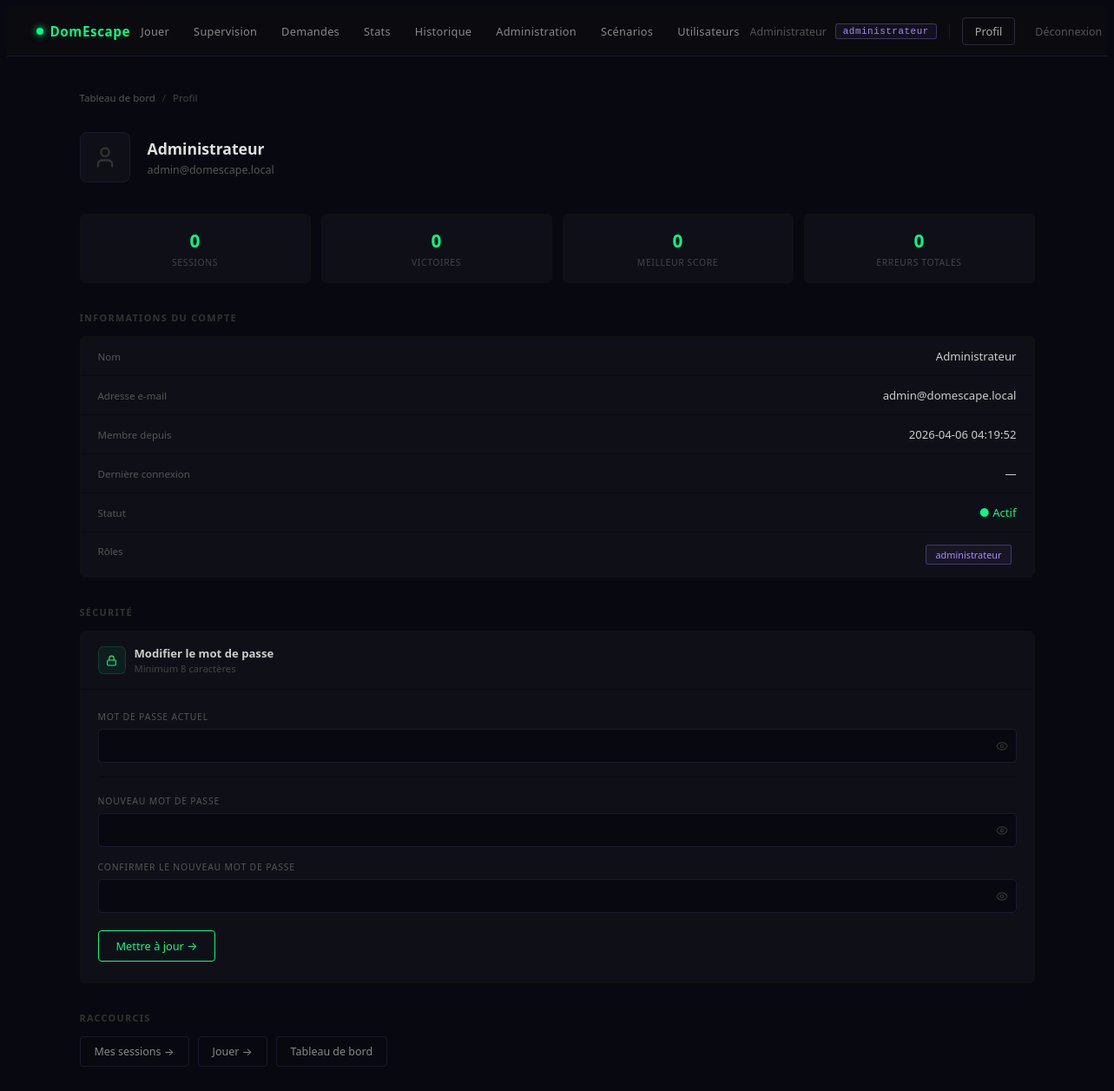
The page /public/profil.php (signed in) on the database its author committed.
### tables this page shows
CREATE TABLE utilisateur (
    id                 INT UNSIGNED AUTO_INCREMENT PRIMARY KEY,
    nom                VARCHAR(100) NOT NULL,
    email              VARCHAR(255) NOT NULL UNIQUE,
    mot_de_passe       VARCHAR(255) NOT NULL,    
    actif              TINYINT(1)   NOT NULL DEFAULT 1,
    cree_le            DATETIME     NOT NULL DEFAULT CURRENT_TIMESTAMP,
    derniere_connexion DATETIME     NULL
);

### core/Auth.php (called while the page is built, shortened)
<?php
require_once __DIR__ . '/../config/database.php';
require_once __DIR__ . '/UserRepository.php';
class Auth
{
    public static function check(): bool
    {
        return isset($_SESSION['user_id']);
    }
    public static function user(): ?array
    {
        return [
            'id'    => $_SESSION['user_id'],
            'nom'   => $_SESSION['user_nom'],
            'email' => $_SESSION['user_email'],
        ];
    }
    public static function roles(): array
    {
        return $_SESSION['user_roles'] ?? [];
    }
    public static function buildHierarchy(array $assignedRoles): array
    {
        $all = $assignedRoles;
        foreach ($assignedRoles as $role) {
            if (isset(ROLE_HIERARCHY[$role])) {
                foreach (ROLE_HIERARCHY[$role] as $inherited) {
                    if (!in_array($inherited, $all, true)) {
                        $all[] = $inherited;
                    }
                }
            }
        }
        return $all;
    }
}

### core/UserRepository.php (called while the page is built, shortened)
<?php
require_once __DIR__ . '/../config/database.php';
class UserRepository
{
    private PDO $db;
    public function __construct()
    {
        $this->db = getDB();
    }
    public function findById(int $id): ?array
    {
        $stmt = $this->db->prepare(
            'SELECT id, nom, email, mot_de_passe, actif, cree_le, derniere_connexion FROM utilisateur WHERE id = ? LIMIT 1'
        );
        $stmt->execute([$id]);
        $row = $stmt->fetch();
        return $row ?: null;
    }
    public function getRoles(int $userId): array
    {
        $stmt = $this->db->prepare(
            'SELECT r.nom FROM role r
             JOIN utilisateur_role ur ON ur.id_role = r.id
             WHERE ur.id_utilisateur = ?'
        );
        $stmt->execute([$userId]);
        return $stmt->fetchAll(PDO::FETCH_COLUMN);
    }
}

### config/database.php (called while the page is built, shortened)
<?php
function getDB(): PDO
{
    static $pdo = null;
    if ($pdo === null) {
        try {
            $dsn = sprintf(
                'mysql:host=%s;dbname=%s;charset=%s',
                DB_HOST, DB_NAME, DB_CHARSET
            );
            $pdo = new PDO($dsn, DB_USER, DB_PASS, [
                PDO::ATTR_ERRMODE            => PDO::ERRMODE_EXCEPTION,
                PDO::ATTR_DEFAULT_FETCH_MODE => PDO::FETCH_ASSOC,
                PDO::ATTR_EMULATE_PREPARES   => false,
            ]);
        } catch (PDOException $e) {
            _renderDbError();
        }
    }
    return $pdo;
}

### public/profil.php (the view, shortened to what this page needs)
<?php
require_once __DIR__ . '/../core/UserRepository.php';
require_once __DIR__ . '/../config/database.php';
$user     = Auth::user();
$repo     = new UserRepository();
$userInfo = $repo->findById($user['id']);
$roles    = $repo->getRoles($user['id']);
$pdo      = getDB();
$stats = $pdo->prepare("
    SELECT
        COUNT(*)                               AS total,
        SUM(statut_session = 'gagnee')         AS victoires,
        MAX(score)                             AS meilleur_score,
        COALESCE(SUM(nb_erreurs), 0)           AS total_erreurs,
        COALESCE(MIN(duree_secondes), 0)       AS meilleur_temps
    FROM session se
    JOIN equipe e ON se.id_equipe = e.id_equipe
    WHERE e.id_utilisateur = ?
");
$stats->execute([$user['id']]);
$st = $stats->fetch();
?>
<!DOCTYPE html>
<html lang="fr">
<head>
    <link rel="stylesheet" href="/domescape/assets/css/components.css">
</head>
<body>
<?php require_once __DIR__ . '/../partials/nav.php'; ?>
<div class="page-wrap">
  <div class="breadcrumb-row">
    <a href="/domescape/public/tableau-de-bord.php">Tableau de bord</a>
    <span class="breadcrumb-sep">/</span>
    <span>Profil</span>
  </div>
  <div class="profile-head">
    <div class="profile-avatar"><i data-lucide="user" style="width:28px;height:28px;"></i></div>
    <div class="profile-head-info">
      <div class="profile-head-name"><?= htmlspecialchars($userInfo['nom'], ENT_QUOTES, 'UTF-8') ?></div>
      <div class="profile-head-email"><?= htmlspecialchars($userInfo['email'], ENT_QUOTES, 'UTF-8') ?></div>
    </div>
  </div>
  <div class="stats-row">
    <div class="stat-box">
      <div class="stat-value"><?= (int)$st['total'] ?></div>
      <div class="stat-label">Sessions</div>
    </div>
    <div class="stat-box">
      <div class="stat-value"><?= (int)$st['victoires'] ?></div>
      <div class="stat-label">Victoires</div>
    </div>
    <div class="stat-box">
      <div class="stat-value"><?= $st['meilleur_score'] ?? 0 ?></div>
      <div class="stat-label">Meilleur score</div>
    </div>
    <div class="stat-box">
      <div class="stat-value"><?= (int)$st['total_erreurs'] ?></div>
      <div class="stat-label">Erreurs totales</div>
    </div>
  </div>
  <div class="section-label">Informations du compte</div>
  <div class="info-card">
    <div class="info-row">
      <span class="info-label">Nom</span>
      <span class="info-value"><?= htmlspecialchars($userInfo['nom'], ENT_QUOTES, 'UTF-8') ?></span>
    </div>
    <div class="info-row">
      <span class="info-label">Adresse e-mail</span>
      <span class="info-value"><?= htmlspecialchars($userInfo['email'], ENT_QUOTES, 'UTF-8') ?></span>
    </div>
    <div class="info-row">
      <span class="info-label">Membre depuis</span>
      <span class="info-value"><?= htmlspecialchars($userInfo['cree_le'], ENT_QUOTES, 'UTF-8') ?></span>
    </div>
    <div class="info-row">
      <span class="info-label">Dernière connexion</span>
      <span class="info-value">
        <?= $userInfo['derniere_connexion']
            ? htmlspecialchars($userInfo['derniere_connexion'], ENT_QUOTES, 'UTF-8')
            : '—' ?>
      </span>
    </div>
    <div class="info-row">
      <span class="info-label">Statut</span>
      <span class="info-value" style="color:<?= $userInfo['actif'] ? '#00ff88' : '#ff4444' ?>">
        <?= $userInfo['actif'] ? '● Actif' : '● Désactivé' ?>
      </span>
    </div>
    <div class="info-row" style="align-items:flex-start; padding-top:14px; padding-bottom:14px;">
      <span class="info-label">Rôles</span>
      <span style="display:flex; gap:6px; flex-wrap:wrap;">
        <?php if (empty($roles)): ?>
          <span style="color:#333; font-size:.78rem;">—</span>
        <?php else: ?>
          <?php foreach ($roles as $r): ?>
            <span class="badge-role badge-<?= htmlspecialchars($r, ENT_QUOTES, 'UTF-8') ?>">
              <?= htmlspecialchars($r, ENT_QUOTES, 'UTF-8') ?>
            </span>
          <?php endforeach; ?>
        <?php endif; ?>
      </span>
    </div>
  </div>
  <div class="section-label" style="margin-top:32px;">Sécurité</div>
  <div class="pw-card">
    <div class="pw-card-head">
      <div class="pw-card-head-icon">
        <i data-lucide="lock" style="width:13px;height:13px;color:#00ff88;"></i>
      </div>
      <div>
        <div class="pw-card-head-title">Modifier le mot de passe</div>
        <div class="pw-card-head-sub">Minimum 8 caractères</div>
      </div>
    </div>
    <div class="pw-card-body">
      <form method="post" action="">
        <div class="pw-field">
          <label for="current_password">Mot de passe actuel</label>
          <div class="pw-input-wrap">
            <input type="password" id="current_password" name="current_password" class="pw-input" required autocomplete="current-password">
            <button type="button" class="pw-toggle" onclick="togglePw('current_password', this)" tabindex="-1">
              <i data-lucide="eye" style="width:14px;height:14px;"></i>
            </button>
          </div>
        </div>
        <div class="pw-divider"></div>
        <div class="pw-field">
          <label for="new_password">Nouveau mot de passe</label>
          <div class="pw-input-wrap">
            <input type="password" id="new_password" name="new_password" class="pw-input" required autocomplete="new-password" oninput="checkStrength(this.value); checkMatch();">
            <button type="button" class="pw-toggle" onclick="togglePw('new_password', this)" tabindex="-1">
              <i data-lucide="eye" style="width:14px;height:14px;"></i>
            </button>
          </div>
        </div>
        <div class="pw-field" style="margin-bottom:20px;">
          <label for="confirm_password">Confirmer le nouveau mot de passe</label>
          <div class="pw-input-wrap">
            <input type="password" id="confirm_password" name="confirm_password" class="pw-input" required autocomplete="new-password" oninput="checkMatch();">
            <button type="button" class="pw-toggle" onclick="togglePw('confirm_password', this)" tabindex="-1">
              <i data-lucide="eye" style="width:14px;height:14px;"></i>
            </button>
          </div>
        </div>
        <button type="submit" class="btn-save">Mettre à jour →</button>
      </form>
    </div>
  </div>
  <div class="section-label" style="margin-top:32px;">Raccourcis</div>
  <div class="quick-links">
    <a href="/domescape/public/mes-sessions.php" class="quick-link">Mes sessions →</a>
    <a href="/domescape/public/index.php" class="quick-link">Jouer →</a>
    <a href="/domescape/public/tableau-de-bord.php" class="quick-link">Tableau de bord</a>
  </div>
</div>
</body>
</html>

### partials/nav.php (shortened to what this page needs)
<?php
$_nav_user    = Auth::user();
$_nav_roles   = Auth::buildHierarchy(Auth::roles());
$_nav_isAdmin = in_array(ROLE_ADMINISTRATEUR, $_nav_roles, true);
$_nav_isSuperv= in_array(ROLE_SUPERVISEUR,    $_nav_roles, true);
$_nav_uri     = $_SERVER['REQUEST_URI'] ?? '';
function nav_active(string $path): string {
    global $_nav_uri;
    return (strpos($_nav_uri, $path) !== false) ? 'nav-active' : '';
}
?>
<nav class="dn-nav">
  <div class="dn-nav-inner">
    <a href="/domescape/public/<?= $_nav_user ? 'tableau-de-bord.php' : 'connexion.php' ?>" class="dn-brand">
      <span class="dn-brand-dot"></span>DomEscape
    </a>
    <div class="dn-links">
      <?php if ($_nav_user): ?>
        <a href="/domescape/public/index.php"
           class="<?= nav_active('index.php') ?>">Jouer</a>
        <?php if ($_nav_isSuperv): ?>
          <a href="/domescape/public/gamemaster.php"
             class="<?= nav_active('gamemaster.php') ?>">Supervision</a>
          <a href="/domescape/public/demandes.php"
             class="<?= nav_active('demandes.php') ?>">Demandes</a>
          <a href="/domescape/public/stats.php"
             class="<?= nav_active('stats.php') ?>">Stats</a>
          <a href="/domescape/public/historique.php"
             class="<?= nav_active('historique.php') ?>">Historique</a>
        <?php endif; ?>
        <?php if ($_nav_isAdmin): ?>
          <a href="/domescape/admin/dashboard.php"
             class="<?= nav_active('admin/dashboard') ?>">Administration</a>
          <a href="/domescape/admin/scenarios.php"
             class="<?= nav_active('scenarios') ?>">Scénarios</a>
          <a href="/domescape/admin/utilisateurs.php"
             class="<?= nav_active('utilisateurs') ?>">Utilisateurs</a>
        <?php endif; ?>
      <?php endif; ?>
    </div>
    <div class="dn-right">
      <?php if ($_nav_user): ?>
        <span class="dn-username"><?= htmlspecialchars($_nav_user['nom'], ENT_QUOTES, 'UTF-8') ?></span>
        <?php
        $primaryRole = Auth::roles()[0] ?? null;
        if ($primaryRole): ?>
          <span class="dn-role dn-role-<?= htmlspecialchars($primaryRole, ENT_QUOTES, 'UTF-8') ?>">
            <?= htmlspecialchars($primaryRole, ENT_QUOTES, 'UTF-8') ?>
          </span>
        <?php endif; ?>
        <a href="/domescape/public/profil.php"
           class="dn-btn-login <?= nav_active('profil.php') ?>">Profil</a>
        <a href="/domescape/public/deconnexion.php" class="dn-btn-logout">Déconnexion</a>
      <?php else: ?>
        <a href="/domescape/public/connexion.php" class="dn-btn-login">Connexion</a>
        <a href="/domescape/public/inscription.php" class="dn-btn-register">Créer un compte →</a>
      <?php endif; ?>
    </div>
  </div>
</nav>

### rows shown on the page
utilisateur: nom "Administrateur", email "admin@domescape.local", cree_le "2026-04-06 04:19:52"

### other values the page prints
$primaryRole "administrateur"
$st['total'] "0"
$st['victoires'] "0"
$st['meilleur_score'] "0"
$st['total_erreurs'] "0"
$r "administrateur"
